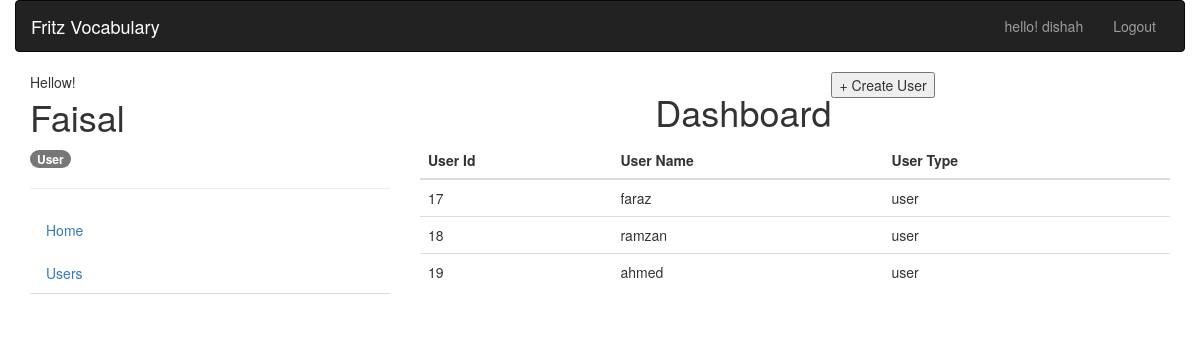
The page /user_page/ (signed in) on the database its author committed.
### account/models.py (models this page shows)
class User(AbstractUser):
    is_admin = models.BooleanField(default=False)
    is_user = models.BooleanField(default=False)

### myapp/views.py (the view)
# urls.py: path('user_page/', views.user_page, name='user_page'),
def user_page(request):
    is_user = []
    User = get_user_model()
    users = User.objects.all()
    for user in users:
        if user.is_user:
            is_user.append(user)
        else:
            pass
    context = {
        "get_all_is_user" : is_user,
    }
    return render(request, 'admin/user_page.html', context)

### templates/admin/user_page.html (shortened to what this page needs)
{% extends 'base.html' %}
{% block content %}
    <div class="row">
        <div class="col-md-4">
            {% include "left-sidebar.html" %}
        </div>
        <div class="col-md-8">
            {% include "breadcrumb-header.html" %}
            <table class="table">
                <thead>
                <tr>
                    <th>User Id</th>
                    <th>User Name</th>
                    <th>User Type</th>
                    <th style="width: 36px;"></th>
                </tr>
                </thead>
                <tbody>
            {% for user in get_all_is_user %}
                <tr>
                    <td>{{ user.id }}</td>
                    <td>{{ user.username }}</td>
                    <td>user</td>
                    <td>
                    </td>
                </tr>
            {% endfor %}
                </tbody>
            </table>
        </div>
    </div>
{% endblock %}

### templates/top-navbar.html (shortened to what this page needs)
<nav class="navbar navbar-inverse" role="navigation">
    <div class="container">
        <div class="navbar-header">
            <a class="navbar-brand" href="/">Fritz Vocabulary</a>
        {% if user.is_authenticated %}
        </div>
       <div id="navbar" class="collapse navbar-collapse">
            <ul class="nav navbar-nav navbar-right">
                <li><a href="#">hello! {{ user.username }}</a></li>
                <li><a href="{% url 'logout' %}">Logout</a></li>
            </ul>
        {% endif %}
</nav>

### templates/base.html (style rules this page uses)
.navbar-inverse .navbar-brand { color: #ffffff; }

### rows shown on the page
User: username "dishah"
User: id "17", username "faraz"
User: id "18", username "ramzan"
User: id "19", username "ahmed"
